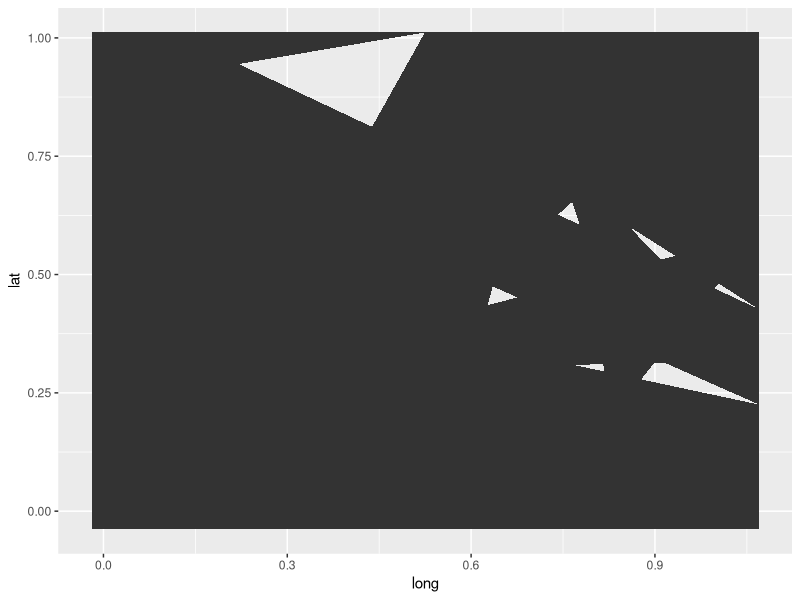

Recreate this plot in R. (Note: this script raises an error after producing the figure.)
library(deldir)
library(sf)
library(sp)
library(tidyverse)

#idea sameple pi in groups of 3 digits, each digit is an angle, sum is size (or 1st num is size)

piChar <- read.table("data/PI_10000.txt", stringsAsFactors=F, colClasses = c("character"))[1,1]
piVec <- as.numeric(strsplit(piChar, "")[[1]])












################################################
data <- data.frame(x = runif(20), y = runif(20))
x <- data[,"x"]
y <- data[,"y"]
pts = SpatialPointsDataFrame(cbind(x, y), data, match.ID = T)
vor_desc = tile.list(deldir(pts@coords[, 1], pts@coords[, 2],
                            suppressMsge = TRUE))
vor_polygons <- lapply(1:(length(vor_desc)), function(i) {
  tmp <- cbind(vor_desc[[i]]$x, vor_desc[[i]]$y)
  tmp <- rbind(tmp, tmp[1, ])
  Polygons(list(Polygon(tmp)), ID = i)
})
rownames(pts@data) = sapply(slot(SpatialPolygons(vor_polygons),
                                 "polygons"), slot, "ID")
vor_spdf = SpatialPolygonsDataFrame(SpatialPolygons(vor_polygons),
                                    data = pts@data)

polys <- fortify(vor_spdf, id = "ID")
ggplot(polys, aes(x = long, y = lat)) + geom_polygon()

triangles<-triang.list(deldir(points, plotit = TRUE))
for(tri in triangles) {
  polygon(as.list(tri))
}

tri_list <- rbind_list(as.list(triangles))

ggplot(data = tri_list, aes(x = x, y = y)) + geom_polygon()

?tile.list
